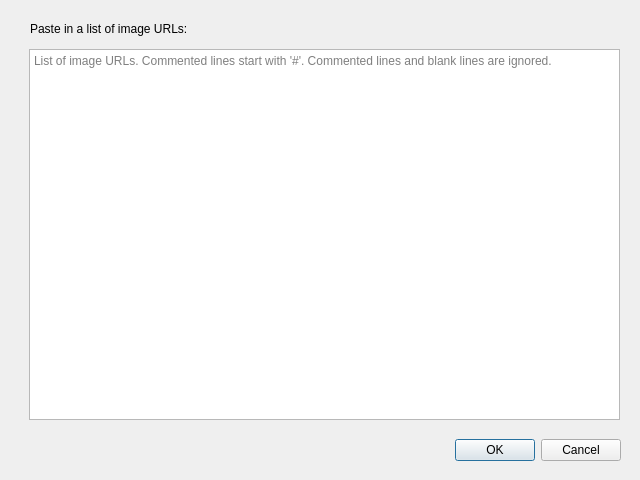
<?xml version="1.0" encoding="UTF-8"?>
<ui version="4.0">
 <class>Dialog</class>
 <widget class="QDialog" name="Dialog">
  <property name="geometry">
   <rect>
    <x>0</x>
    <y>0</y>
    <width>640</width>
    <height>480</height>
   </rect>
  </property>
  <property name="windowTitle">
   <string>Open custom image URLs</string>
  </property>
  <widget class="QDialogButtonBox" name="buttonBox">
   <property name="geometry">
    <rect>
     <x>350</x>
     <y>434</y>
     <width>271</width>
     <height>32</height>
    </rect>
   </property>
   <property name="orientation">
    <enum>Qt::Horizontal</enum>
   </property>
   <property name="standardButtons">
    <set>QDialogButtonBox::Cancel|QDialogButtonBox::Ok</set>
   </property>
  </widget>
  <widget class="QWidget" name="verticalLayoutWidget">
   <property name="geometry">
    <rect>
     <x>29</x>
     <y>49</y>
     <width>591</width>
     <height>371</height>
    </rect>
   </property>
   <layout class="QVBoxLayout" name="verticalLayout">
    <item>
     <widget class="QPlainTextEdit" name="textEdit">
      <property name="placeholderText">
       <string>List of image URLs. Commented lines start with '#'. Commented lines and blank lines are ignored.</string>
      </property>
     </widget>
    </item>
   </layout>
  </widget>
  <widget class="QLabel" name="label">
   <property name="geometry">
    <rect>
     <x>30</x>
     <y>20</y>
     <width>351</width>
     <height>18</height>
    </rect>
   </property>
   <property name="text">
    <string>Paste in a list of image URLs:</string>
   </property>
  </widget>
 </widget>
 <resources/>
 <connections>
  <connection>
   <sender>buttonBox</sender>
   <signal>accepted()</signal>
   <receiver>Dialog</receiver>
   <slot>accept()</slot>
   <hints>
    <hint type="sourcelabel">
     <x>248</x>
     <y>254</y>
    </hint>
    <hint type="destinationlabel">
     <x>157</x>
     <y>274</y>
    </hint>
   </hints>
  </connection>
  <connection>
   <sender>buttonBox</sender>
   <signal>rejected()</signal>
   <receiver>Dialog</receiver>
   <slot>reject()</slot>
   <hints>
    <hint type="sourcelabel">
     <x>316</x>
     <y>260</y>
    </hint>
    <hint type="destinationlabel">
     <x>286</x>
     <y>274</y>
    </hint>
   </hints>
  </connection>
 </connections>
</ui>
